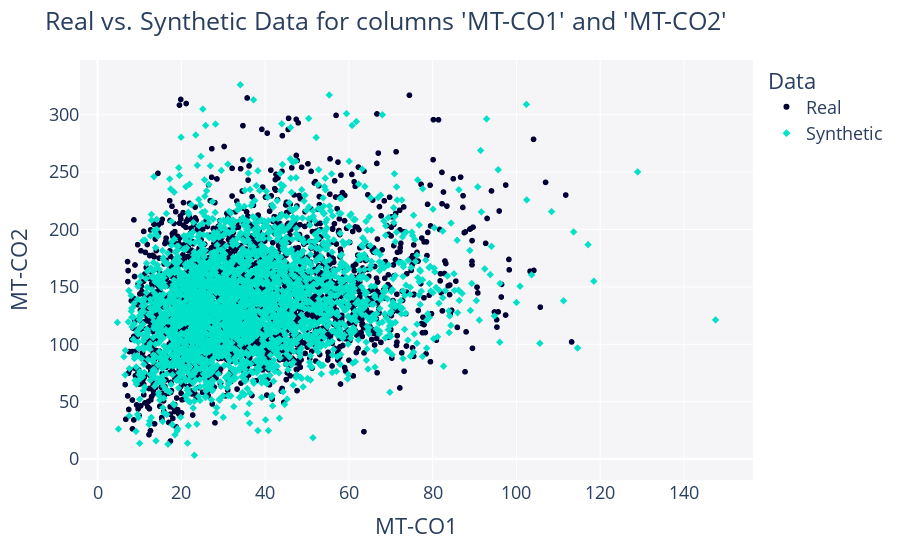

Notebook cell for this chart:
### Code cell
compare_2d(df, synthetic)

### Figure 1 — Plotly figure (JSON) as saved in the notebook; plotly's stock layout.template omitted (floating-point values rounded to 4 significant figures; data arrays with more than 128 entries replaced by an {"elided": "..."} marker saying what was removed)
{"data": [{"hovertemplate": "Data=Real<br>MT-CO1=%{x}<br>MT-CO2=%{y}<extra></extra>", "legendgroup": "Real", "marker": {"color": "#000036", "symbol": "circle"}, "mode": "markers", "name": "Real", "showlegend": true, "type": "scattergl", "x": {"elided": "2847 float values"}, "xaxis": "x", "y": {"elided": "2847 float values"}, "yaxis": "y"}, {"hovertemplate": "Data=Synthetic<br>MT-CO1=%{x}<br>MT-CO2=%{y}<extra></extra>", "legendgroup": "Synthetic", "marker": {"color": "#01E0C9", "symbol": "diamond"}, "mode": "markers", "name": "Synthetic", "showlegend": true, "type": "scattergl", "x": {"elided": "2847 float values"}, "xaxis": "x", "y": {"elided": "2847 float values"}, "yaxis": "y"}], "layout": {"font": {"size": 18}, "legend": {"title": {"text": "Data"}, "tracegroupgap": 0}, "margin": {"t": 60}, "plot_bgcolor": "#F5F5F8", "showlegend": true, "title": {"text": "Real vs. Synthetic Data for columns 'MT-CO1' and 'MT-CO2'"}, "xaxis": {"anchor": "y", "domain": [0, 1], "title": {"text": "MT-CO1"}}, "yaxis": {"anchor": "x", "domain": [0, 1], "title": {"text": "MT-CO2"}}}}
